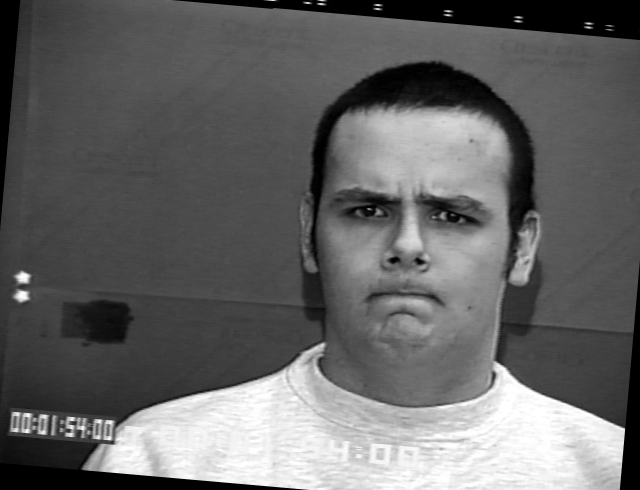
#> input picture CK_Augmented/anger/S050_004_00000021r2.png, 640 x 490 px, given as the content of the folder ../COMP_473_Project/FER_2013_Original, which was not available
$ python duplicate_Identities_Change.py
#> lines starting #> are read from the running program, lines starting #| are printed output that depends on the picture; pictures that were not available may be replaced by others from this repository, and a replacement may not be noted
import os
import re
import cv2
import imutils
import math

# [43 lines left out: function image_preprocessing, not called in this run]


def eye_preprocessiong():
    count = 1
    # The directory we want to do pre processing on:
    data_dir = '../COMP_473_Project/FER_2013_Original'
    # The directory where we save the new pre processing images:
    aug_data_dir = '../COMP_473_Project/FER_2013_Cropping'

    if not os.path.isdir(aug_data_dir):
        os.mkdir(aug_data_dir)

    constant_to_scale = 45

    for image_class in os.listdir(data_dir):
        for image in os.listdir(os.path.join(data_dir, image_class)):
            image_name = image
            print(image_name)

            image_path = os.path.join(data_dir, image_class, image)

            image = cv2.imread(image_path)  # cv2.IMREAD_UNCHANGED
#> image is the input picture: shape (490, 640, 3); min 0, max 255, mean 101

            # The classifiers we use to find the face and eyes
            face_cascade = cv2.CascadeClassifier("haarcascade_frontalface_default.xml")
            eye_cascade = cv2.CascadeClassifier('haarcascade_eye_tree_eyeglasses.xml')

            faces = face_cascade.detectMultiScale(image, 1.3, 5)
#> faces = [[289, 121, 243, 243]]
            # eyes = eye_cascade.detectMultiScale(image, scaleFactor=100, minNeighbors=10)
            original_image = image
            crop_img = image
            # x, y, w, h = 0, 0, 0, 0
            for (x, y, w, h) in faces:
                # To draw a rectangle in a face
                # cv2.rectangle(image, (x, y), (x + w, y + h), (255, 255, 0), 2)
                # crop_img = image[y:y + h, x:x + w]
                x, y, w, h = x, y, w, h
                crop_img = image[y:y + h, x + constant_to_scale:x + w - constant_to_scale]
#> this loop made 1 pass
#> pass 1, in eye_preprocessiong, `crop_img = image[y:y + h, x + constant_to_scale:x + w - constant_to_sc..`:
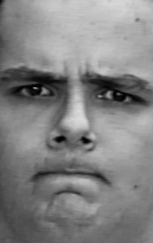
#> crop_img: shape (243, 153, 3); min 0, max 221, mean 130.6


            # [11 lines of commented-out code are left out]

            if not os.path.isdir(os.path.join(aug_data_dir, image_class)):
                os.mkdir(os.path.join(aug_data_dir, image_class))

            # image = cv2.imread(crop_img)

            # Checking if the image is empty or not
            print(count)
            count += 1
            try:
                cv2.imwrite(os.path.join(aug_data_dir, image_class, image_name), crop_img)
            except:
                cv2.imwrite(os.path.join(aug_data_dir, image_class, image_name), original_image)
                continue


# [104 lines left out: functions data_augmentation, get_image_name_re, rgb_Equalization, not called in this run]


def main():
    eye_preprocessiong()
    # data_augmentation()
    # rgb_Equalization()


"""
We are dividing each class into training(training and eval) and testing
when one person is in training set of an emotion they have to be only in training
skip contempt and neutral
"""

if __name__ == "__main__":
    main()

$ run again, on CK_Augmented/disgust/S060_005_00000021r1.png
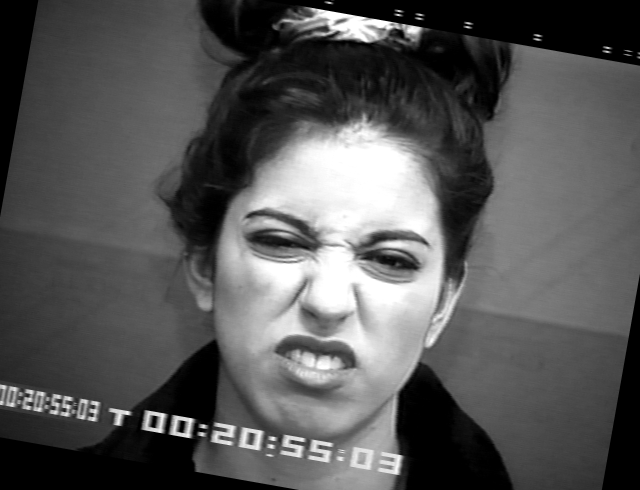
#> input picture CK_Augmented/disgust/S060_005_00000021r1.png, 640 x 490 px, given as the content of the folder ../COMP_473_Project/FER_2013_Original, which was not available
#> in eye_preprocessiong, image is the input picture: shape (490, 640, 3); min 0, max 255, mean 85.9
#> faces = [[185, 135, 294, 294]]
#> the loop in eye_preprocessiong, `for (x, y, w, h) in faces:` made 1 pass
#> pass 1, in eye_preprocessiong, `crop_img = image[y:y + h, x + constant_to_scale:x + w - constant_to_sc..`:
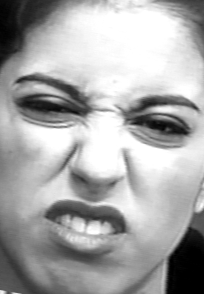
#> crop_img: shape (294, 204, 3); min 0, max 255, mean 167.6
